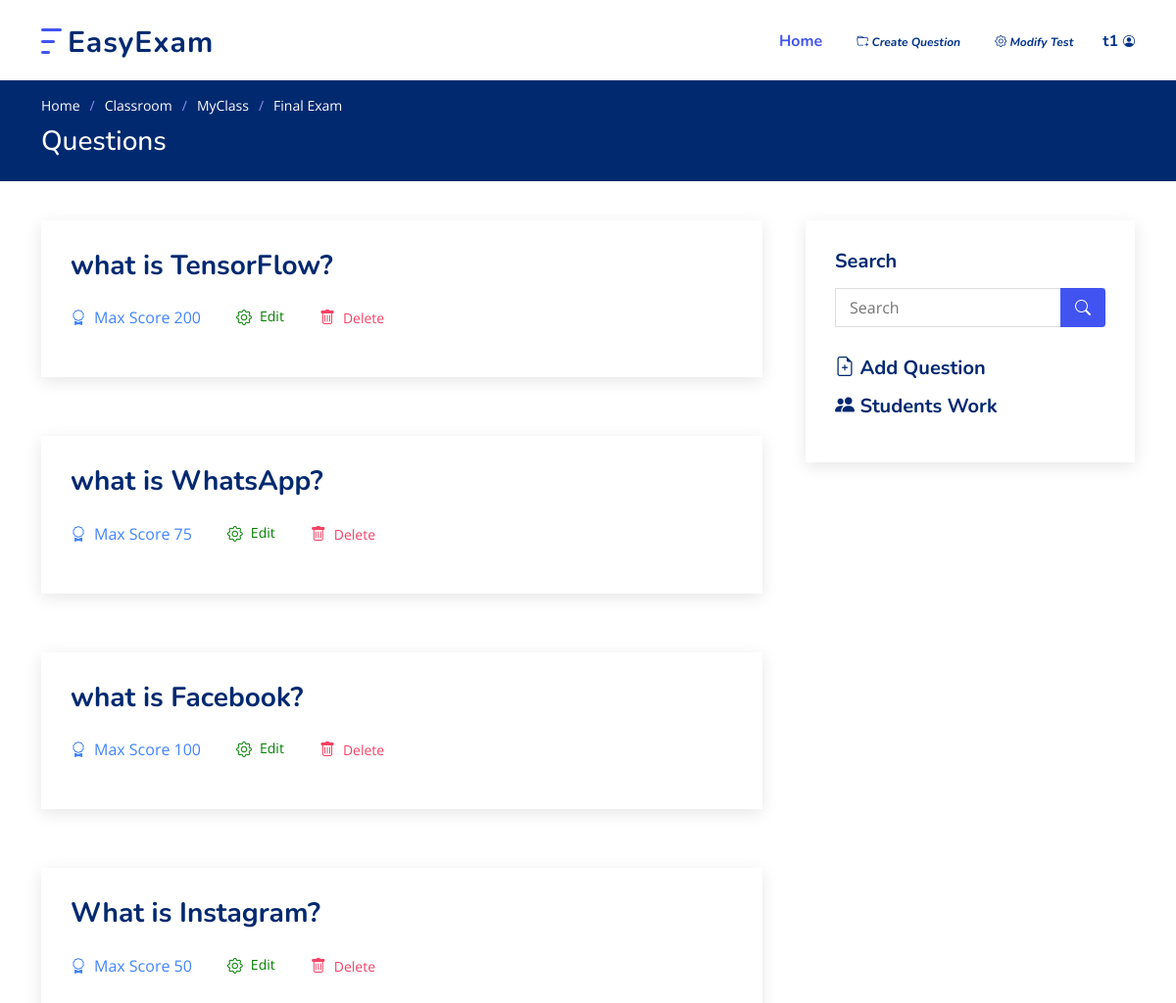
The page /7/view_test (signed in) on the database its author committed.
### Classroom/models.py (models this page shows)
class Test(models.Model):
	belongs = models.ForeignKey(Classroom, on_delete=models.CASCADE)
	name = models.CharField(max_length=255)
	desc = models.CharField(max_length=2555, blank=True)
	create_time = models.DateTimeField(auto_now_add=True)
	start_time = models.DateTimeField()
	end_time = models.DateTimeField()
	def __str__(self):
		return self.name

class Classroom(models.Model):
	owner = models.ForeignKey(User, on_delete=models.CASCADE) # Teacher
	name = models.CharField(max_length=255) # class name
	code = models.CharField(max_length=5, unique=True) # code for students to join
	desc = models.CharField(max_length=255, blank=True) # class Description for optional
	def __str__(self):
		return self.name

class Question(models.Model):
	test = models.ForeignKey(Test, on_delete=models.CASCADE, related_name='questions')
	qn_text = models.CharField('Question', max_length=2000)
	key = models.CharField('Answer key', max_length=5000)
	max_score = models.PositiveSmallIntegerField(default=100)
	def __str__(self):
		return self.qn_text

### Classroom/views/Teachers.py (the view)
# urls.py: path('<int:test_id>/view_test', Teachers.view_test, name='view_test'),
@login_required(login_url='login')
@teacher_required
def view_test(request, test_id):
	qns = Question.objects.filter(test=test_id)
	test = get_object_or_404(Test, pk=test_id)
	search = request.GET.get('search')
	if search != "" and search is not None:
		qns = Question.objects.filter(test=test_id, qn_text__icontains=search)
	paginator = Paginator(qns, 5)
	page = request.GET.get('page', 1)
	try:
		qns = paginator.page(page)
	except PageNotAnInteger:
		qns = paginator.page(1)
	except EmptyPage:
		qns = paginator.page(paginator.num_pages)
	return render(request, 'teachers/view_test.html', { 'qns' : qns, 'test' : test } )

### templates/teachers/view_test.html (shortened to what this page needs)
{% extends 'base.html' %}
{% load static %}
{% block header %}
<header id="header" class="header fixed-top">
  <div class="container-fluid container-xl d-flex align-items-center justify-content-between">
    <a href="{% url 'home' %}" class="logo d-flex align-items-center">
      <img src="{% static 'assets/img/logo.png' %}" alt="">
      <span>EasyExam</span>
    </a>
    <nav id="navbar" class="navbar">
      <ul>
        <li><a class="nav-link scrollto active" href="{% url 'dashboard' %}">Home</a></li>
        {% if user.is_staff %}
          <li><a href="{% url 'create_qn' test.id %}"><i class="bi bi-folder-plus"><span> Create Question</span></i></a>
          <li><a href="{% url 'update_test' test.id %}"><i class="bi bi-gear"><span> Modify Test</span></i></a>
        {% endif %}
        <li class="dropdown"><a href="#"><span>{{ user.first_name }}</span><i class="bi bi-person-circle"></i></a>
        </li>
      </ul>
    </nav>
  </div>
</header>
{% endblock %}
{% block main %}
  <main id="main">
    <section class="breadcrumbs">
      <div class="container">
        <ol>
          <li><a href="{% url 'home' %}">Home</a></li>
          <li><a href="{% url 'dashboard' %}">Classroom</a></li>
          <li><a href="{% url 'view_class' test.belongs.id %}">{{ test.belongs }}</a></li>
          <li>{{test}}</li>
        </ol>
        <h2>Questions</h2>
      </div>
    </section>
    <section id="blog" class="blog">
      <div class="container" data-aos="fade-up">
        <div class="row">
          <div class="col-lg-8 entries">
            {% for q in qns %}
            <article class="entry">
              <h5 class="entry-title">
                <a>{{ q }}</a>
              </h5>
              <div class="entry-meta">
                <ul>
                  <li class="d-flex align-items-center"><i class="bi bi-award"></i>Max Score
                    {{ q.max_score }}
                  </li>
                  <li class="nav-item d-inline-flex  align-items-center mr-2"><a class="nav-link d-inline-flex" href="{% url 'update_qn' q.id %}" style="color: green"><i class="bi bi-gear"></i>Edit</a></li>
                  <li class="nav-item d-inline-flex  align-items-center mr-2"><a class="confirm-delete" href="{% url 'delete_qn' q.id  %}" style="color: #f54266"><i class="bi bi-trash"></i>Delete</a></li>
                </ul>
              </div>
            </article>
            {% endfor %}
          </div>
          <div class="col-lg-4">
            <div class="sidebar">
              <h3 class="sidebar-title">Search</h3>
              <div class="sidebar-item search-form">
                <form action="" method="GET">
                  <input type="text" name="search" placeholder="Search">
                  <button type="submit"><i class="bi bi-search"></i></button>
                </form>
              </div>
              <a href="{% url 'create_qn' test.id %}"><h3 class="sidebar-title bi bi-file-earmark-plus"> Add Question</h3></a>
              <a href="{% url 'students_work' test.id %}"><h3 class="sidebar-title bi bi-people-fill"> Students Work </h3></a>
            </div>
          </div>
        </div>
      </div>
    </section>
  </main>
{% endblock %}

### static/assets/style.css (style rules this page uses)
:root { scroll-behavior: smooth; }
body { font-family: "Open Sans", sans-serif; color: #444444; }
a { color: #4154f1; text-decoration: none; }
h1, h2, h3, h4, h5, h6 { font-family: "Nunito", sans-serif; }
section { padding: 60px 0; overflow: hidden; }
.breadcrumbs { padding: 15px 0; background: #012970; min-height: 40px; margin-top: 82px; color: #fff; }
.breadcrumbs h2 { font-size: 28px; font-weight: 500; }
.breadcrumbs ol { display: flex; flex-wrap: wrap; list-style: none; padding: 0 0 10px 0; margin: 0; font-size: 14px; }
.breadcrumbs ol a { color: #fff; transition: 0.3s; }
.breadcrumbs ol li + li { padding-left: 10px; }
.breadcrumbs ol li + li::before { display: inline-block; padding-right: 10px; color: #8894f6; content: "/"; }
.header { transition: all 0.5s; z-index: 997; padding: 20px 0; }
.header .logo { line-height: 0; }
.header .logo img { max-height: 40px; margin-right: 6px; }
.header .logo span { font-size: 30px; font-weight: 700; letter-spacing: 1px; color: #012970; font-family: "Nunito", sans-serif; margin-top: 3px; }
.navbar { padding: 0; }
.navbar ul { margin: 0; padding: 0; display: flex; list-style: none; align-items: center; }
.navbar li { position: relative; }
.navbar a { display: flex; align-items: center; justify-content: space-between; padding: 10px 0 10px 30px; font-family: "Nunito", sans-serif; font-size: 16px; font-weight: 700; color: #013289; white-space: nowrap; transition: 0.3s; }
.navbar a i { font-size: 12px; line-height: 0; margin-left: 5px; }
.navbar a:hover, .navbar .active, .navbar li:hover > a { color: #4154f1; }
.blog { padding: 40px 0 20px 0; }
.blog .entry { padding: 30px; margin-bottom: 60px; box-shadow: 0 4px 16px rgba(0, 0, 0, 0.1); }
.blog .entry .entry-title { font-size: 28px; font-weight: bold; padding: 0; margin: 0 0 20px 0; }
.blog .entry .entry-title a { color: #012970; transition: 0.3s; }
.blog .entry .entry-meta { margin-bottom: 15px; color: #4084fd; }
.blog .entry .entry-meta ul { display: flex; flex-wrap: wrap; list-style: none; align-items: center; padding: 0; margin: 0; }
.blog .entry .entry-meta ul li + li { padding-left: 20px; }
.blog .entry .entry-meta i { font-size: 16px; margin-right: 8px; line-height: 0; }
.blog .entry .entry-meta a { color: #777777; font-size: 14px; display: inline-block; line-height: 1; }
.blog .sidebar { padding: 30px; margin: 0 0 60px 20px; box-shadow: 0 4px 16px rgba(0, 0, 0, 0.1); }
.blog .sidebar .sidebar-title { font-size: 20px; font-weight: 700; padding: 0 0 0 0; margin: 0 0 15px 0; color: #012970; position: relative; }
.blog .sidebar .sidebar-item { margin-bottom: 30px; }
.blog .sidebar .search-form form { background: #fff; border: 1px solid #ddd; padding: 3px 10px; position: relative; }
.blog .sidebar .search-form form input[type="text"] { border: 0; padding: 4px; border-radius: 4px; width: calc(100% - 40px); }
.blog .sidebar .search-form form button { position: absolute; top: 0; right: 0; bottom: 0; border: 0; background: none; font-size: 16px; padding: 0 15px; margin: -1px; background: #4154f1; color: #fff; transition: 0.3s; border-radius: 0 4px 4px 0; line-height: 0; }
.blog .sidebar .search-form form button i { line-height: 0; }

### rows shown on the page
Test: belongs "MyClass", name "Final Exam"
Question: qn_text "what is TensorFlow?", max_score "200"
Question: qn_text "what is WhatsApp?", max_score "75"
Question: qn_text "what is Facebook?", max_score "100"
Question: qn_text "What is Instagram?", max_score "50"

### other values the page prints
{{ user.first_name }} "t1"
